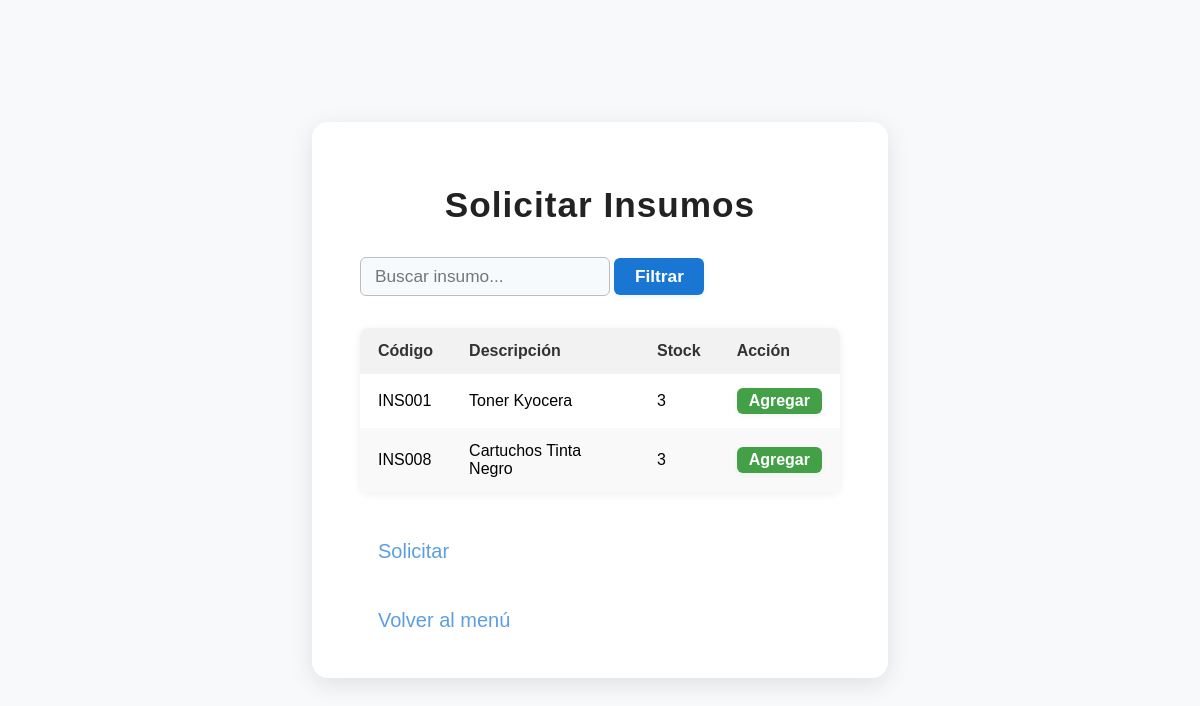
/solicitar_insumos (signed in), run on an earlier commit of the app's database.
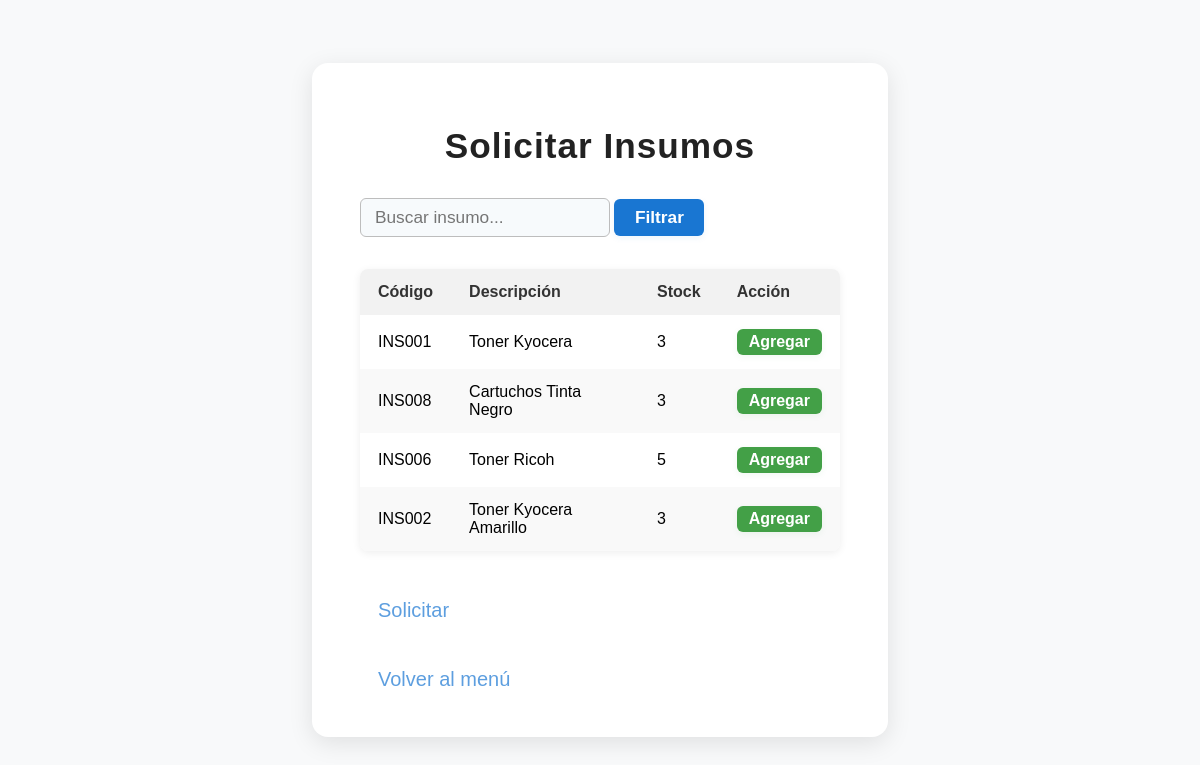
And on a later commit of the database.
### app/models.py (models this page shows, shortened)
class Insumo(db.Model):
    __tablename__ = 'insumos'
    id = db.Column(db.Integer, primary_key=True, autoincrement=True)
    codigo_producto = db.Column(db.String(50), unique=True, nullable=False)
    descripcion = db.Column(db.String(200), nullable=False)
    existencias_iniciales_anio = db.Column(db.Integer, default=0)
    stock_actual = db.Column(db.Integer, default=0)
    porcentaje_utilizado = db.Column(db.Float, default=0.0)
    cantidad_entradas = db.Column(db.Integer, default=0)
    cantidad_salidas = db.Column(db.Integer, default=0)
    entradas = db.relationship('EntradaInsumo', backref='insumo', lazy=True)
    salidas = db.relationship('SalidaInsumo', backref='insumo', lazy=True)
    solicitudes = db.relationship('SolicitudInsumo', backref='insumo', lazy=True)

### app/routes.py (the view)
@app.route('/solicitar_insumos', methods=['GET'])
@login_required
def solicitar_insumos():
    filtro=request.args.get('filtro', '')
    if filtro:
        insumos = Insumo.query.filter(
            or_(
                Insumo.codigo_producto.ilike(f'%{filtro}%'),
                Insumo.descripcion.ilike(f'%{filtro}%')
            )
        ).all()
    else:
        insumos = Insumo.query.all()
    return render_template('solicitar_insumos.html', insumos=insumos, filtro=filtro)

### app/models.py (called while the page is built)
@login.user_loader
def load_user(id_usuario):
    return db.session.get(User, int(id_usuario))

### app/templates/solicitar_insumos.html
{% extends "base.html" %}
{% block content %}
<div class="menu-container">
    <h1>Solicitar Insumos</h1>
    <form method="get" action="{{ url_for('solicitar_insumos') }}">
        <input type="text" name="filtro" class="filtro-input" placeholder="Buscar insumo..." value="{{ filtro }}">
        <button type="submit" class="btn-filtrar filtro-btn">Filtrar</button>
    </form>
    <table>
        <thead>
            <tr>
                <th>Código</th>
                <th>Descripción</th>
                <th>Stock</th>
                <th>Acción</th>
            </tr>
        </thead>
        <tbody>
        {% for insumo in insumos %}
            <tr>
                <td>{{ insumo.codigo_producto }}</td>
                <td>{{ insumo.descripcion }}</td>
                <td>{{ insumo.stock_actual }}</td>
                <td>
                    <form method="post" action="{{ url_for('agregar_insumos', insumo_id=insumo.id) }}">
                        <button type="submit" class="btn-agregar">Agregar</button>
                    </form>
                </td>
            </tr>
        {% endfor %}
        </tbody>
    </table>
    <br>
    <a class="btn-link" href="{{ url_for('confirmar_solicitud_insumos') }}">Solicitar</a>
    <br>
    <a class="btn-link" href="{{ url_for('index') }}">Volver al menú</a>
</div>
{% endblock %}

What changed in the data, as far as the page shows it:
added Insumo: codigo_producto "INS006", descripcion "Toner Ricoh", stock_actual "5"
added Insumo: codigo_producto "INS002", descripcion "Toner Kyocera Amarillo", stock_actual "3"
